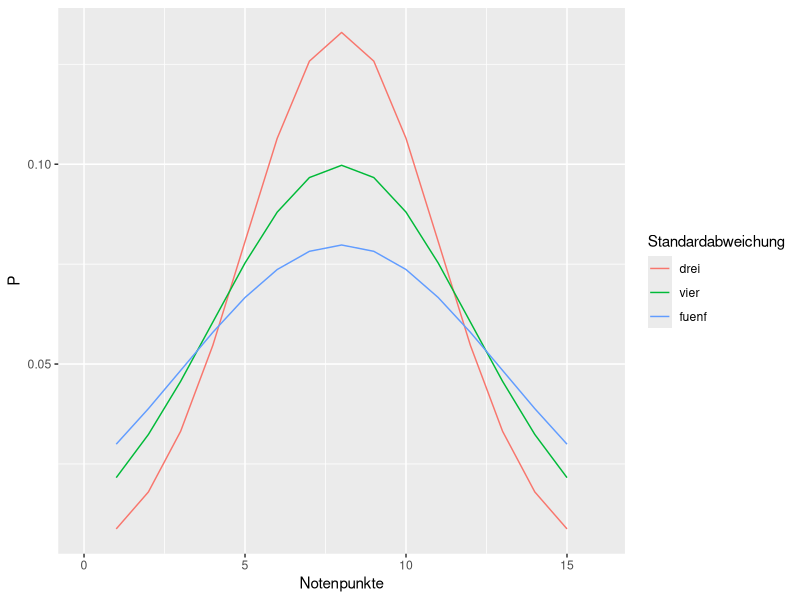
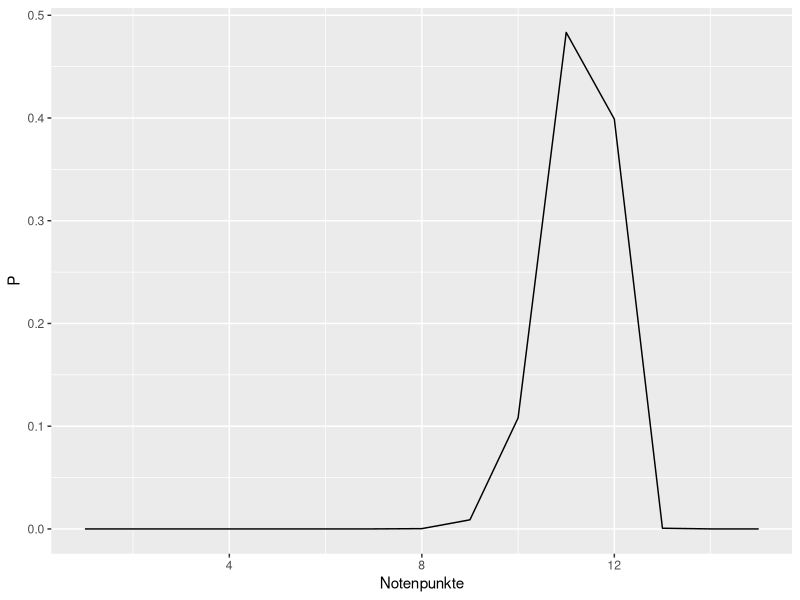
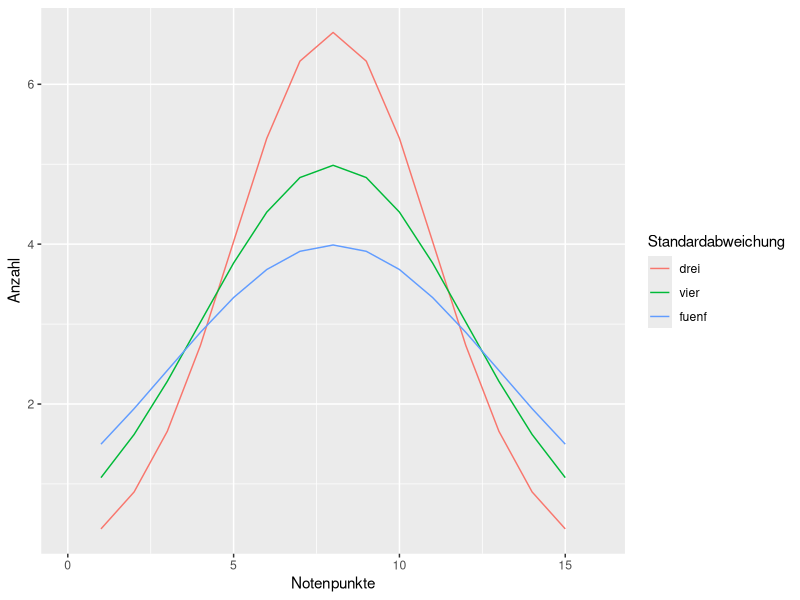

The R script that drew these images, in order:
## ---- chunk 1
noten <- 1:15
mu <- 8
drei <- dnorm(noten,mean=mu,sd=3)
vier <- dnorm(noten,mean=mu,sd=4)
fuenf <- dnorm(noten,mean=mu,sd=5)

noten.dist <- data.frame(Notenpunkte=noten,drei,vier,fuenf)
noten.dist
## ---- chunk 2
library(reshape2)
# value.name is the name of the new column with the values that were previously spread out over several columns
# variable.name is the name of the new column with the old column names 
melt(noten.dist,id.vars="Notenpunkte",value.name="P",variable.name="Standardabweichung")
## ---- chunk 3
noten.dist <- melt(noten.dist,id.vars="Notenpunkte",value.name="P",variable.name="Standardabweichung")
## ---- chunk 4
library(ggplot2)
# we use geom_line() because dnorm() already gave us the densities! 
# we onle use geom_density() when ggplot should calculate the density for u
ggplot(data=noten.dist,aes(x=Notenpunkte,y=P,color=Standardabweichung)) + geom_line() + scale_x_continuous(limits=c(0,16))
## ---- chunk 5
pnorm(13,mean=mu,sd=3,lower.tail=FALSE)
## ---- chunk 6
pnorm(5,mean=mu,sd=3)
## ---- chunk 7
for(s in c(3,4,5) )
durchfall <- pnorm(5,mean=mu,sd=s)
output <- paste("Bei einer Standabweichung von",s, "fallen",durchfall*100,"% durch.")
print(output)
## ---- chunk 8
for(s in c(3,4,5) )
gelingen <- pnorm(1,mean=mu,sd=s)
output <- paste("Bei einer Standabweichung von",s, "bestehen",gelingen*100,"% ausgezeichnet.")
print(output)

## ---- chunk 9
library(sn)
qplot(x=1:15,y=dsn(1:15, xi=c(12), omega=1, alpha=-3, log=FALSE),geom="line",xlab="Notenpunkte",ylab="P")
## ---- chunk 10
n <- 50
noten.dist$Anzahl <- noten.dist$P * n
noten.dist
## ---- chunk 11
ggplot(data=noten.dist,aes(x=Notenpunkte,y=Anzahl,color=Standardabweichung)) + geom_line() + scale_x_continuous(limits=c(0,16))
